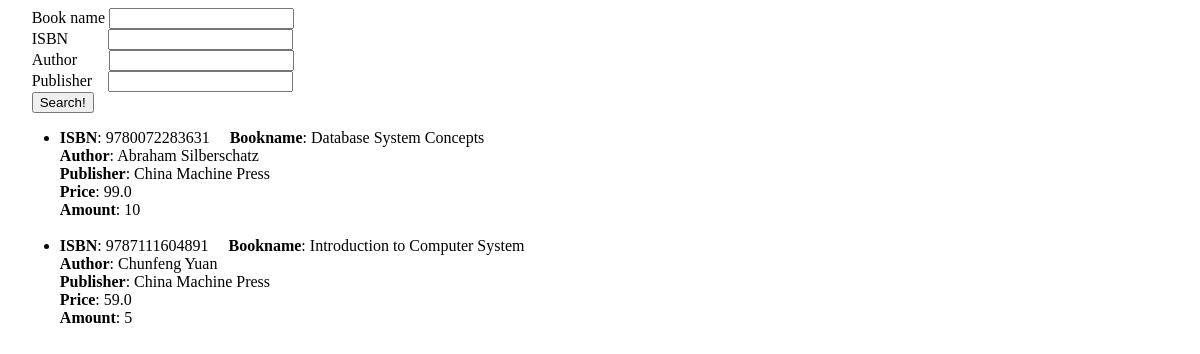
/library/admin/2/search, run on an earlier commit of the app's database.
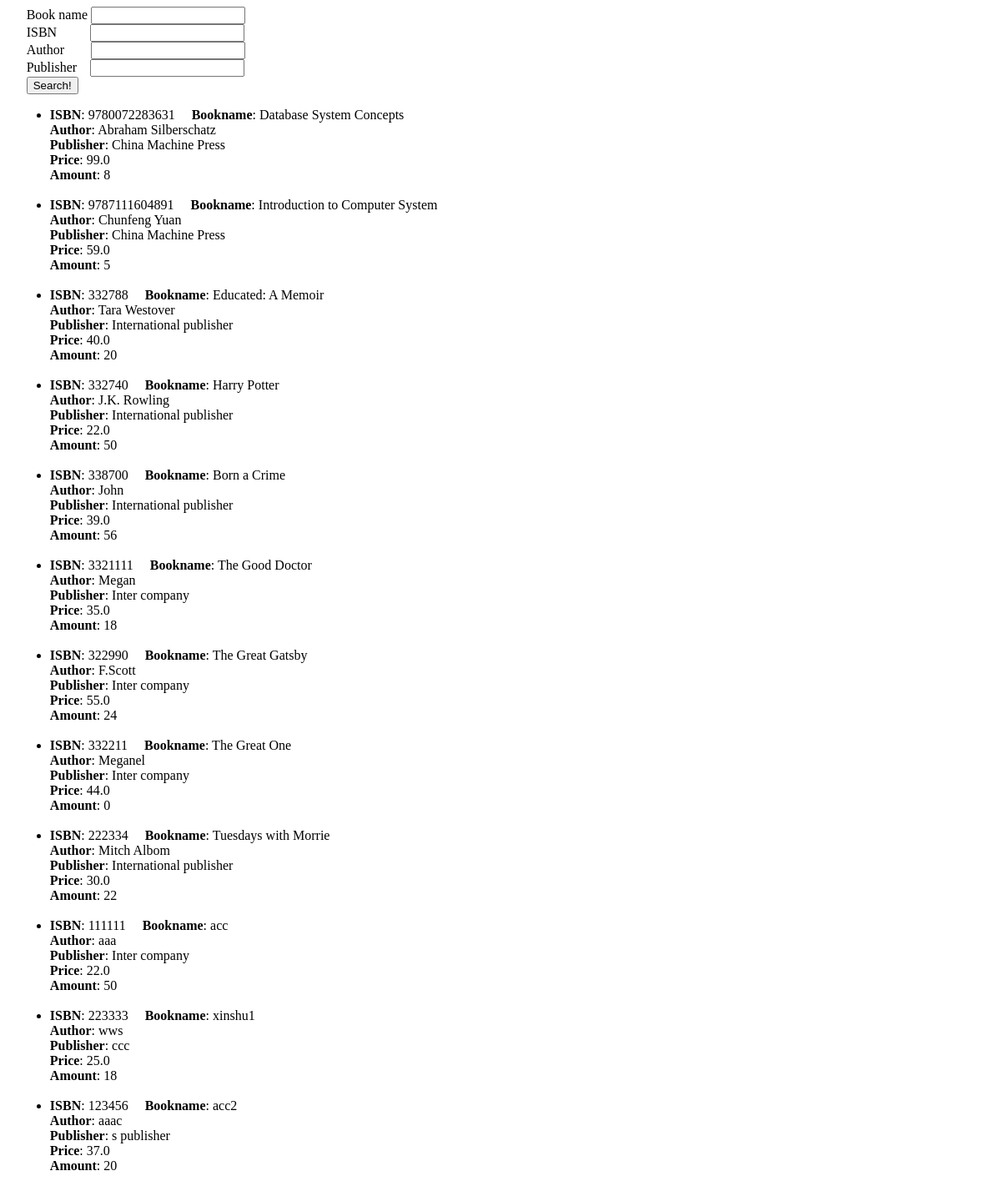
And on a later commit of the database.
### Library/models.py (models this page shows)
class Book(models.Model):
    ISBN = models.CharField(max_length=16)
    bookname = models.CharField(max_length=32)
    author = models.CharField(max_length=16, null=True)
    publisher = models.CharField(max_length=32, null=True)
    price = models.FloatField(null=False, default=0)
    amount = models.IntegerField(null=False, default=0)

### Library/views.py (the view, shortened to what this page needs)
# urls.py: path('admin/<int:id>/search', views.admin_search, name='admin_search'),
def admin_search(request, id):
    books = Book.objects.all()
    if request.method == "GET":
        data = {
            "title": "search",
            "id": id,
            "books": books,
        }
        return render(request, 'admin_search.html', context=data)

### Library/templates/admin_search.html (shortened to what this page needs)
<!DOCTYPE html>
<html lang="en">
<head>
</head>
<body>
<form action="{% url 'library:admin_search' id=id %}" method="post" enctype="multipart/form-data">{% csrf_token %}
    <div class="form-group">
        <label for="book_name">Book name</label>
        <input type="text" name="book_name" class="form-control" id="book_name">
    </div>
    <div class="form-group">
        <label for="isbn">ISBN&nbsp&nbsp&nbsp&nbsp&nbsp&nbsp&nbsp&nbsp&nbsp</label>
        <input type="text" name="isbn" class="form-control" id="isbn">
    </div>
    <div class="form-group">
        <label for="author">Author&nbsp&nbsp&nbsp&nbsp&nbsp&nbsp&nbsp</label>
        <input type="text" name="author" class="form-control" id="author">
    </div>
    <div class="form-group">
        <label for="publisher">Publisher&nbsp&nbsp&nbsp</label>
        <input type="text" name="publisher" class="form-control" id="publisher">
        <br/>
        <button type="submit">Search!</button>
    </div>
</form>
<ul>
    {% for book in books %}
        <li><strong>ISBN</strong>: {{ book.ISBN }}&nbsp&nbsp&nbsp&nbsp
            <strong>Bookname</strong>: {{ book.bookname }}<br/>
            <strong>Author</strong>: {{ book.author }}<br/>
            <strong>Publisher</strong>: {{ book.publisher }}<br/>
            <strong>Price</strong>: {{ book.price }}<br/>
            <strong>Amount</strong>: {{ book.amount }}<br/><br/>
        </li>
    {% endfor %}
</ul>
</body>
</html>

### Library/templates/admin_search.html (style rules this page uses)
div { text-align: left; margin-left:2%; }
ul { list-style-position: outside; margin-left: 1%; }

What changed in the data, as far as the page shows it:
changed Book "Database System Concepts": amount "10" → "8"
added Book: ISBN "332788", bookname "Educated: A Memoir", author "Tara Westover", publisher "International publisher", price "40.0", amount "20"
added Book: ISBN "332740", bookname "Harry Potter", author "J.K. Rowling", publisher "International publisher", price "22.0", amount "50"
added Book: ISBN "338700", bookname "Born a Crime", author "John", publisher "International publisher", price "39.0", amount "56"
added Book: ISBN "3321111", bookname "The Good Doctor", author "Megan", publisher "Inter company", price "35.0", amount "18"
added Book: ISBN "322990", bookname "The Great Gatsby", author "F.Scott", publisher "Inter company", price "55.0", amount "24"
added Book: ISBN "332211", bookname "The Great One", author "Meganel", publisher "Inter company", price "44.0", amount "0"
added Book: ISBN "222334", bookname "Tuesdays with Morrie", author "Mitch Albom", publisher "International publisher", price "30.0", amount "22"
added Book: ISBN "111111", bookname "acc", author "aaa", publisher "Inter company", price "22.0", amount "50"
added Book: ISBN "223333", bookname "xinshu1", author "wws", publisher "ccc", price "25.0", amount "18"
added Book: ISBN "123456", bookname "acc2", author "aaac", publisher "s publisher", price "37.0", amount "20"
